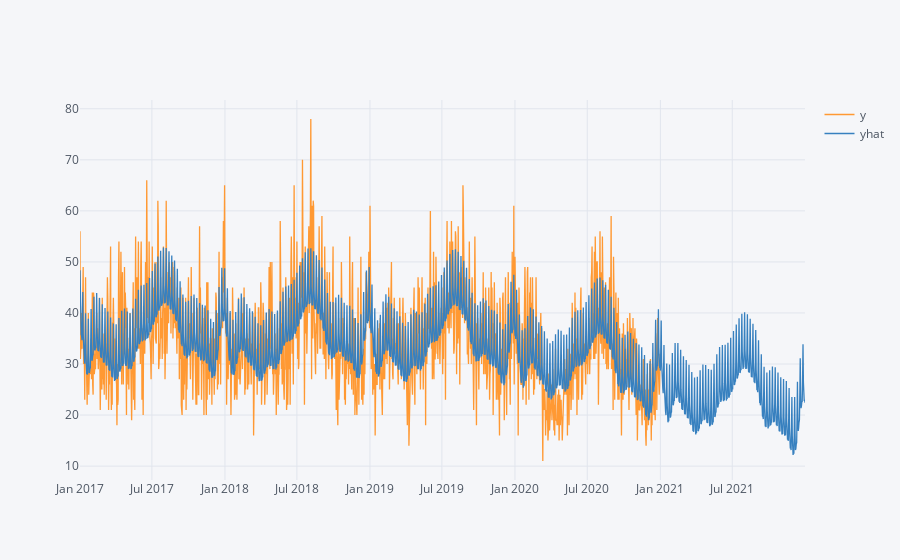

This figure's notebook cell:
### Code cell
graf1.iplot()

### Figure 1 — Plotly figure (JSON) as saved in the notebook; plotly's stock layout.template omitted (floating-point values rounded to 4 significant figures; data arrays with more than 128 entries replaced by an {"elided": "..."} marker saying what was removed)
{"data": [{"line": {"color": "rgba(255, 153, 51, 1.0)", "dash": "solid", "shape": "linear", "width": 1.3}, "mode": "lines", "name": "y", "text": "", "type": "scatter", "x": {"elided": "1826 str values"}, "y": {"elided": "1826 mixed values"}}, {"line": {"color": "rgba(55, 128, 191, 1.0)", "dash": "solid", "shape": "linear", "width": 1.3}, "mode": "lines", "name": "yhat", "text": "", "type": "scatter", "x": {"elided": "1826 str values"}, "y": {"elided": "1826 float values"}}], "layout": {"legend": {"bgcolor": "#F5F6F9", "font": {"color": "#4D5663"}}, "paper_bgcolor": "#F5F6F9", "plot_bgcolor": "#F5F6F9", "title": {"font": {"color": "#4D5663"}}, "xaxis": {"gridcolor": "#E1E5ED", "showgrid": true, "tickfont": {"color": "#4D5663"}, "title": {"font": {"color": "#4D5663"}, "text": ""}, "zerolinecolor": "#E1E5ED"}, "yaxis": {"gridcolor": "#E1E5ED", "showgrid": true, "tickfont": {"color": "#4D5663"}, "title": {"font": {"color": "#4D5663"}, "text": ""}, "zerolinecolor": "#E1E5ED"}}}
